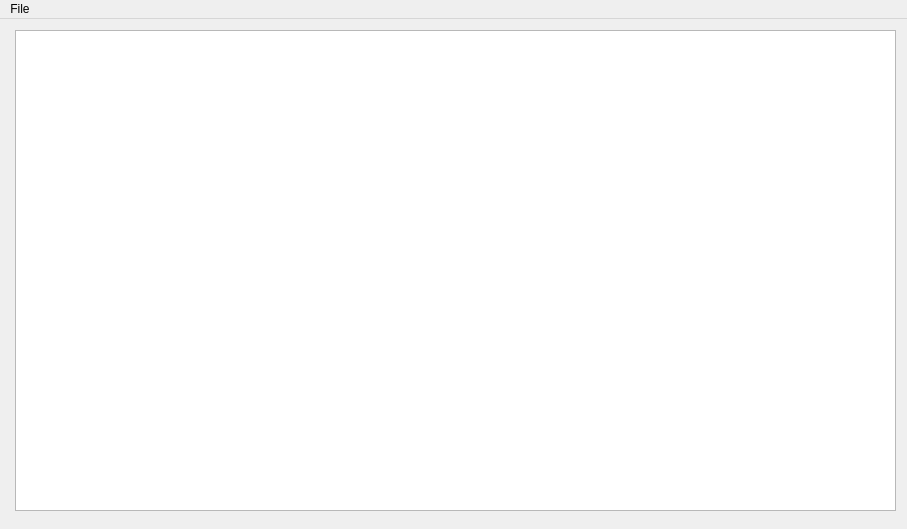
<?xml version="1.0" encoding="UTF-8"?>
<ui version="4.0">
 <class>MainWindow</class>
 <widget class="QMainWindow" name="MainWindow">
  <property name="geometry">
   <rect>
    <x>0</x>
    <y>0</y>
    <width>907</width>
    <height>529</height>
   </rect>
  </property>
  <property name="windowTitle">
   <string>MainWindow</string>
  </property>
  <widget class="QWidget" name="centralwidget">
   <widget class="QTextBrowser" name="textBrowser">
    <property name="geometry">
     <rect>
      <x>15</x>
      <y>11</y>
      <width>881</width>
      <height>481</height>
     </rect>
    </property>
   </widget>
  </widget>
  <widget class="QMenuBar" name="menubar">
   <property name="geometry">
    <rect>
     <x>0</x>
     <y>0</y>
     <width>907</width>
     <height>22</height>
    </rect>
   </property>
   <widget class="QMenu" name="menuFile">
    <property name="title">
     <string>File</string>
    </property>
    <addaction name="actionOpen"/>
    <addaction name="actionClose"/>
    <addaction name="actionExit"/>
   </widget>
   <addaction name="menuFile"/>
  </widget>
  <action name="actionSettings">
   <property name="text">
    <string>Change Parameters</string>
   </property>
  </action>
  <action name="actionOpen">
   <property name="text">
    <string>&amp;Open</string>
   </property>
   <property name="toolTip">
    <string>Open</string>
   </property>
   <property name="shortcut">
    <string>Alt+O</string>
   </property>
  </action>
  <action name="actionClose">
   <property name="text">
    <string>&amp;Close</string>
   </property>
   <property name="toolTip">
    <string>Close</string>
   </property>
   <property name="shortcut">
    <string>Alt+C</string>
   </property>
  </action>
  <action name="actionExit">
   <property name="text">
    <string>&amp;Exit</string>
   </property>
   <property name="shortcut">
    <string>Alt+X</string>
   </property>
  </action>
 </widget>
 <resources/>
 <connections>
  <connection>
   <sender>actionOpen</sender>
   <signal>triggered()</signal>
   <receiver>MainWindow</receiver>
   <slot>onOpen()</slot>
   <hints>
    <hint type="sourcelabel">
     <x>-1</x>
     <y>-1</y>
    </hint>
    <hint type="destinationlabel">
     <x>542</x>
     <y>389</y>
    </hint>
   </hints>
  </connection>
  <connection>
   <sender>actionClose</sender>
   <signal>triggered()</signal>
   <receiver>MainWindow</receiver>
   <slot>onClose()</slot>
   <hints>
    <hint type="sourcelabel">
     <x>-1</x>
     <y>-1</y>
    </hint>
    <hint type="destinationlabel">
     <x>453</x>
     <y>264</y>
    </hint>
   </hints>
  </connection>
  <connection>
   <sender>actionExit</sender>
   <signal>triggered()</signal>
   <receiver>MainWindow</receiver>
   <slot>close()</slot>
   <hints>
    <hint type="sourcelabel">
     <x>-1</x>
     <y>-1</y>
    </hint>
    <hint type="destinationlabel">
     <x>453</x>
     <y>264</y>
    </hint>
   </hints>
  </connection>
 </connections>
 <slots>
  <slot>onOpen()</slot>
  <slot>onClose()</slot>
 </slots>
</ui>
